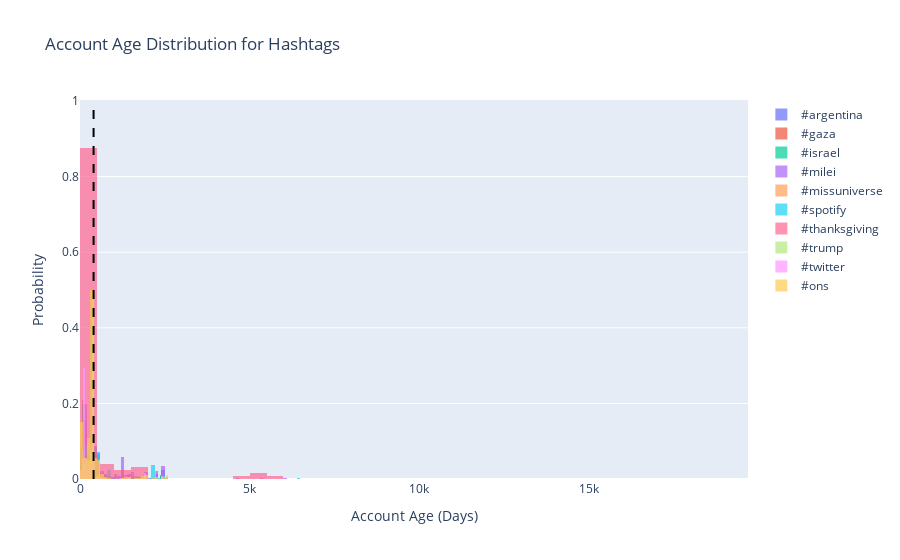

The code cell stored with this chart in its notebook:
### Code cell
import pandas as pd
import plotly.graph_objects as go
import plotly.express as px

# Load data
mastodon_final = pd.read_csv('mastodon_final_nodup.csv')

# Convert 'created_at' to datetime if not already and localize to UTC
mastodon_final['account.created_at'] = pd.to_datetime(mastodon_final['account.created_at'], utc=True)

# Calculate account ages
mastodon_final['account_age'] = (pd.to_datetime('today', utc=True) - mastodon_final['account.created_at']).dt.days

# Create a figure
fig = go.Figure()

# Add histograms for each hashtag
for hashtag in ['argentina', 'gaza', 'israel', 'milei', 'missuniverse', 'spotify', 'thanksgiving', 'trump', 'twitter', 'ons']:
    hashtag_df = mastodon_final[mastodon_final['tags'].str.contains(hashtag, case=False, na=False)]
    fig.add_trace(go.Histogram(
        x=hashtag_df['account_age'],
        opacity=0.7,
        name=f'#{hashtag}',
        histnorm='probability',
    ))

# Add a vertical line at 400 days
fig.add_shape(
    type='line',
    x0=400,
    x1=400,
    y0=0,
    y1=1,
    line=dict(color='black', width=2, dash='dash'),
)

# Update layout
fig.update_layout(
    title='Account Age Distribution for Hashtags',
    xaxis_title='Account Age (Days)',
    yaxis_title='Probability',
    barmode='overlay',
)

# Show plot
fig.show()

### Figure 1 — Plotly figure (JSON) as saved in the notebook; plotly's stock layout.template omitted (floating-point values rounded to 4 significant figures; data arrays with more than 128 entries replaced by an {"elided": "..."} marker saying what was removed)
{"data": [{"histnorm": "probability", "name": "#argentina", "opacity": 0.7, "type": "histogram", "x": {"elided": "1440 int values"}}, {"histnorm": "probability", "name": "#gaza", "opacity": 0.7, "type": "histogram", "x": {"elided": "14295 int values"}}, {"histnorm": "probability", "name": "#israel", "opacity": 0.7, "type": "histogram", "x": {"elided": "14155 int values"}}, {"histnorm": "probability", "name": "#milei", "opacity": 0.7, "type": "histogram", "x": {"elided": "626 int values"}}, {"histnorm": "probability", "name": "#missuniverse", "opacity": 0.7, "type": "histogram", "x": [322, 377]}, {"histnorm": "probability", "name": "#spotify", "opacity": 0.7, "type": "histogram", "x": {"elided": "2098 int values"}}, {"histnorm": "probability", "name": "#thanksgiving", "opacity": 0.7, "type": "histogram", "x": {"elided": "130 int values"}}, {"histnorm": "probability", "name": "#trump", "opacity": 0.7, "type": "histogram", "x": {"elided": "4513 int values"}}, {"histnorm": "probability", "name": "#twitter", "opacity": 0.7, "type": "histogram", "x": {"elided": "4709 int values"}}, {"histnorm": "probability", "name": "#ons", "opacity": 0.7, "type": "histogram", "x": {"elided": "858 int values"}}], "layout": {"autosize": true, "barmode": "overlay", "shapes": [{"line": {"color": "black", "dash": "dash", "width": 2}, "type": "line", "x0": 400, "x1": 400, "y0": 0, "y1": 1}], "title": {"text": "Account Age Distribution for Hashtags"}, "xaxis": {"autorange": true, "range": [-0.5, 19700.0], "title": {"text": "Account Age (Days)"}, "type": "linear"}, "yaxis": {"autorange": true, "range": [-0.005618, 1.006], "title": {"text": "Probability"}}}}
